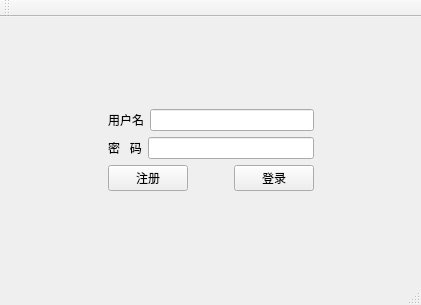
<?xml version="1.0" encoding="UTF-8"?>
<ui version="4.0">
 <class>MainWindow</class>
 <widget class="QMainWindow" name="MainWindow">
  <property name="geometry">
   <rect>
    <x>0</x>
    <y>0</y>
    <width>421</width>
    <height>305</height>
   </rect>
  </property>
  <property name="windowTitle">
   <string>lihuaweichatsystem</string>
  </property>
  <widget class="QWidget" name="centralWidget">
   <layout class="QGridLayout" name="gridLayout_2">
    <item row="0" column="1">
     <spacer name="verticalSpacer">
      <property name="orientation">
       <enum>Qt::Vertical</enum>
      </property>
      <property name="sizeHint" stdset="0">
       <size>
        <width>20</width>
        <height>43</height>
       </size>
      </property>
     </spacer>
    </item>
    <item row="1" column="0">
     <spacer name="horizontalSpacer_2">
      <property name="orientation">
       <enum>Qt::Horizontal</enum>
      </property>
      <property name="sizeHint" stdset="0">
       <size>
        <width>77</width>
        <height>20</height>
       </size>
      </property>
     </spacer>
    </item>
    <item row="1" column="1">
     <widget class="QWidget" name="widget" native="true">
      <layout class="QGridLayout" name="gridLayout">
       <item row="0" column="0">
        <layout class="QHBoxLayout" name="horizontalLayout">
         <item>
          <widget class="QLabel" name="lb_name">
           <property name="text">
            <string>用户名</string>
           </property>
          </widget>
         </item>
         <item>
          <widget class="QLineEdit" name="name"/>
         </item>
        </layout>
       </item>
       <item row="1" column="0">
        <layout class="QHBoxLayout" name="horizontalLayout_2">
         <item>
          <widget class="QLabel" name="lb_passwd">
           <property name="text">
            <string>密   码</string>
           </property>
          </widget>
         </item>
         <item>
          <widget class="QLineEdit" name="passwd"/>
         </item>
        </layout>
       </item>
       <item row="2" column="0">
        <layout class="QHBoxLayout" name="horizontalLayout_3">
         <item>
          <widget class="QPushButton" name="reg">
           <property name="text">
            <string>注册</string>
           </property>
          </widget>
         </item>
         <item>
          <spacer name="horizontalSpacer">
           <property name="orientation">
            <enum>Qt::Horizontal</enum>
           </property>
           <property name="sizeHint" stdset="0">
            <size>
             <width>40</width>
             <height>20</height>
            </size>
           </property>
          </spacer>
         </item>
         <item>
          <widget class="QPushButton" name="login">
           <property name="text">
            <string>登录</string>
           </property>
          </widget>
         </item>
        </layout>
       </item>
      </layout>
     </widget>
    </item>
    <item row="1" column="2">
     <spacer name="horizontalSpacer_3">
      <property name="orientation">
       <enum>Qt::Horizontal</enum>
      </property>
      <property name="sizeHint" stdset="0">
       <size>
        <width>76</width>
        <height>20</height>
       </size>
      </property>
     </spacer>
    </item>
    <item row="2" column="1">
     <spacer name="verticalSpacer_2">
      <property name="orientation">
       <enum>Qt::Vertical</enum>
      </property>
      <property name="sizeHint" stdset="0">
       <size>
        <width>20</width>
        <height>42</height>
       </size>
      </property>
     </spacer>
    </item>
   </layout>
  </widget>
  <widget class="QMenuBar" name="menuBar">
   <property name="geometry">
    <rect>
     <x>0</x>
     <y>0</y>
     <width>421</width>
     <height>28</height>
    </rect>
   </property>
  </widget>
  <widget class="QToolBar" name="mainToolBar">
   <attribute name="toolBarArea">
    <enum>TopToolBarArea</enum>
   </attribute>
   <attribute name="toolBarBreak">
    <bool>false</bool>
   </attribute>
  </widget>
  <widget class="QStatusBar" name="statusBar"/>
 </widget>
 <layoutdefault spacing="6" margin="11"/>
 <resources/>
 <connections/>
</ui>
